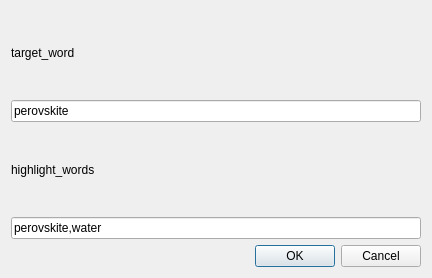
<?xml version="1.0" encoding="UTF-8"?>
<ui version="4.0">
 <class>Dialog</class>
 <widget class="QDialog" name="Dialog">
  <property name="geometry">
   <rect>
    <x>0</x>
    <y>0</y>
    <width>432</width>
    <height>278</height>
   </rect>
  </property>
  <property name="windowTitle">
   <string>Dialog</string>
  </property>
  <layout class="QVBoxLayout" name="verticalLayout">
   <item>
    <widget class="QLabel" name="label">
     <property name="text">
      <string>target_word</string>
     </property>
    </widget>
   </item>
   <item>
    <widget class="QLineEdit" name="lineEdit">
     <property name="text">
      <string>perovskite</string>
     </property>
    </widget>
   </item>
   <item>
    <widget class="QLabel" name="label_2">
     <property name="text">
      <string>highlight_words</string>
     </property>
    </widget>
   </item>
   <item>
    <widget class="QLineEdit" name="lineEdit_2">
     <property name="text">
      <string>perovskite,water</string>
     </property>
    </widget>
   </item>
   <item>
    <widget class="QDialogButtonBox" name="buttonBox">
     <property name="standardButtons">
      <set>QDialogButtonBox::Cancel|QDialogButtonBox::Ok</set>
     </property>
    </widget>
   </item>
  </layout>
 </widget>
 <resources/>
 <connections/>
</ui>
